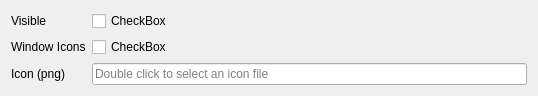
            <widget class="QWidget" name="page">
             <property name="geometry">
              <rect>
               <x>0</x>
               <y>0</y>
               <width>538</width>
               <height>84</height>
              </rect>
             </property>
             <attribute name="label">
              <string>TitleBar</string>
             </attribute>
             <layout class="QFormLayout" name="formLayout">
              <item row="0" column="0">
               <widget class="QLabel" name="label_9">
                <property name="text">
                 <string>Visible</string>
                </property>
               </widget>
              </item>
              <item row="0" column="1">
               <widget class="AnimatedCheck" name="builder__title_bar__visible">
                <property name="text">
                 <string>CheckBox</string>
                </property>
               </widget>
              </item>
              <item row="1" column="0">
               <widget class="QLabel" name="label_11">
                <property name="text">
                 <string>Window Icons</string>
                </property>
               </widget>
              </item>
              <item row="1" column="1">
               <widget class="AnimatedCheck" name="builder__title_bar__window_icons">
                <property name="text">
                 <string>CheckBox</string>
                </property>
               </widget>
              </item>
              <item row="2" column="0">
               <widget class="QLabel" name="label_10">
                <property name="text">
                 <string>Icon (png)</string>
                </property>
               </widget>
              </item>
              <item row="2" column="1">
               <widget class="ClickableQLineEdit" name="builder__title_bar__icon">
                <property name="placeholderText">
                 <string>Double click to select an icon file</string>
                </property>
               </widget>
              </item>
             </layout>
            </widget>
